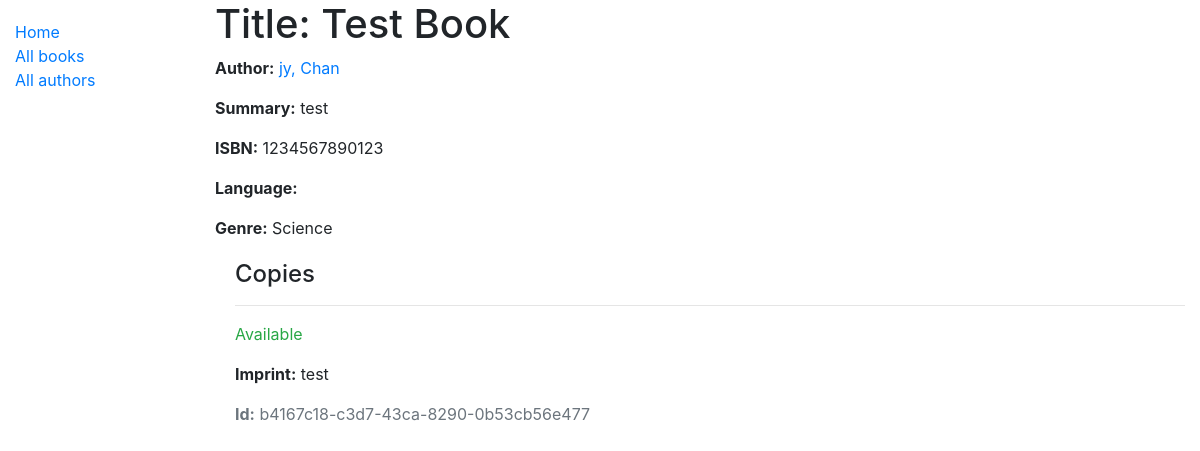
/catalog/book/1, run on the app's committed database.
### catalog/models.py (models this page shows, shortened)
class Book(models.Model):
    title = models.CharField(max_length=200)
    author = models.ForeignKey(Author, on_delete=models.SET_NULL, null=True)
    summary = models.TextField(max_length=1000, help_text="Enter a brief description of the book")
    isbn = models.CharField('ISBN', max_length=13,
                            help_text='13 Character <a href="https://www.isbn-international.org/content/what-isbn'
                                      '">ISBN number</a>')
    genre = models.ManyToManyField(Genre, help_text="Select a genre for this book")
    def display_genre(self):
        """Creates a string for the Genre. This is required to display genre in Admin."""
        return ', '.join([genre.name for genre in self.genre.all()[:3]])
    display_genre.short_description = 'Genre'

class Author(models.Model):
    first_name = models.CharField(max_length=100)
    last_name = models.CharField(max_length=100)
    date_of_birth = models.DateField(null=True, blank=True)
    date_of_death = models.DateField('died', null=True, blank=True)
    def __str__(self):
        return '{0}, {1}'.format(self.last_name, self.first_name)

class Genre(models.Model):
    name = models.CharField(
        max_length=200,
        help_text="Enter a book genre (e.g. Science Fiction, French Poetry etc.)"
        )
    def __str__(self):
        return self.name

class BookInstance(models.Model):
    id = models.UUIDField(primary_key=True, default=uuid.uuid4,
                          help_text="Unique ID for this particular book across whole library")
    book = models.ForeignKey('Book', on_delete=models.SET_NULL, null=True)
    imprint = models.CharField(max_length=200)
    due_back = models.DateField(null=True, blank=True)
    borrower = models.ForeignKey(User, on_delete=models.SET_NULL, null=True, blank=True)
    LOAN_STATUS = (
        ('d', 'Maintenance'),
        ('o', 'On loan'),
        ('a', 'Available'),
        ('r', 'Reserved'),
    )
    status = models.CharField(
        max_length=1,
        choices=LOAN_STATUS,
        blank=True,
        default='d',
        help_text='Book availability')
    class Meta:
        ordering = ['due_back']
        permissions = (("can_mark_returned", "Set book as returned"),)

### catalog/views.py (the view, shortened to what this page needs)
# urls.py: path('book/<int:pk>', views.BookDetailView.as_view(), name='book-detail'),
class BookDetailView(generic.DetailView):
    model = Book

### catalog/templates/catalog/book_detail.html (shortened to what this page needs)
{% extends "base_generic.html" %}
{% block content %}
  <h1>Title: {{ book.title }}</h1>
  <p><strong>Author:</strong> <a href="">{{ book.author }}</a></p>
  <p><strong>Summary:</strong> {{ book.summary }}</p>
  <p><strong>ISBN:</strong> {{ book.isbn }}</p>
  <p><strong>Language:</strong> {{ book.language }}</p>
  <p><strong>Genre:</strong> {% for genre in book.genre.all %} {{ genre }}{% if not forloop.last %}, {% endif %}{% endfor %}</p>
  <div style="margin-left:20px;margin-top:20px">
    <h4>Copies</h4>
    {% for copy in book.bookinstance_set.all %}
    <hr>
    <p class="{% if copy.status == 'a' %}text-success{% elif copy.status == 'm' %}text-danger{% else %}text-warning{% endif %}">{{ copy.get_status_display }}</p>
    <p><strong>Imprint:</strong> {{copy.imprint}}</p>
    <p class="text-muted"><strong>Id:</strong> {{copy.id}}</p>
    {% endfor %}
  </div>
{% endblock %}

### data on the page
Book: title "Test Book", author "jy, Chan", summary "test", isbn "1234567890123"
Genre: name "Science"
BookInstance: status "Available", imprint "test", id "b4167c18-c3d7-43ca-8290-0b53cb56e477"
